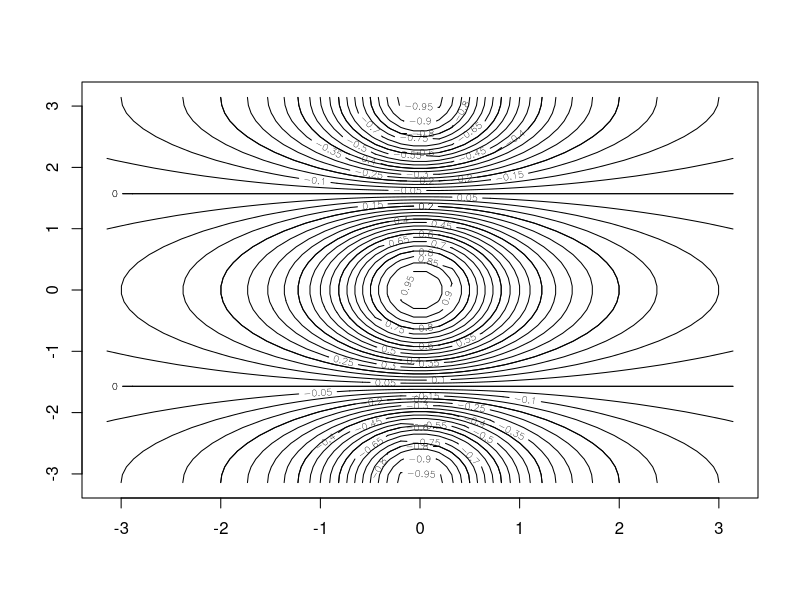
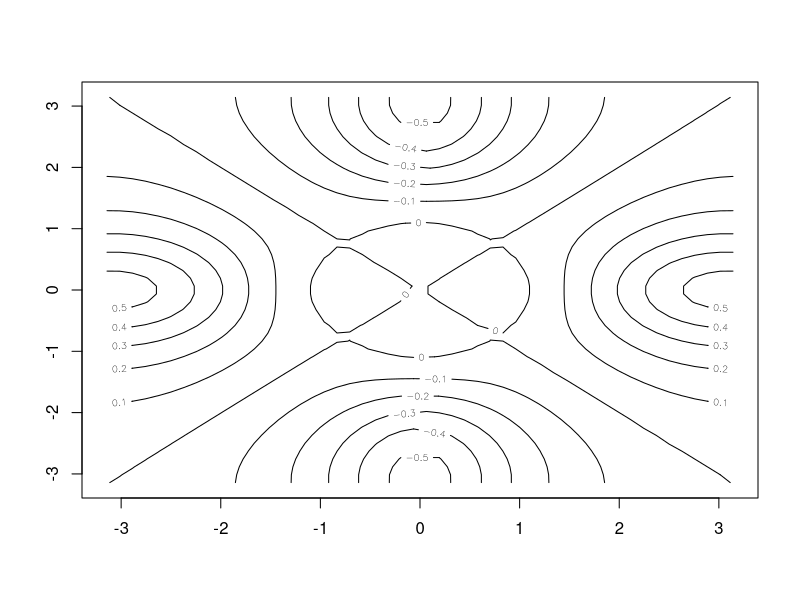
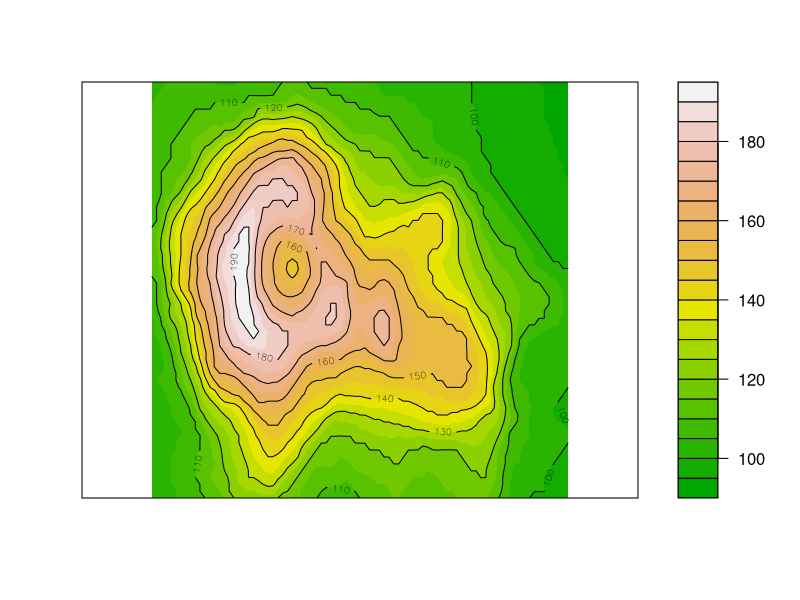
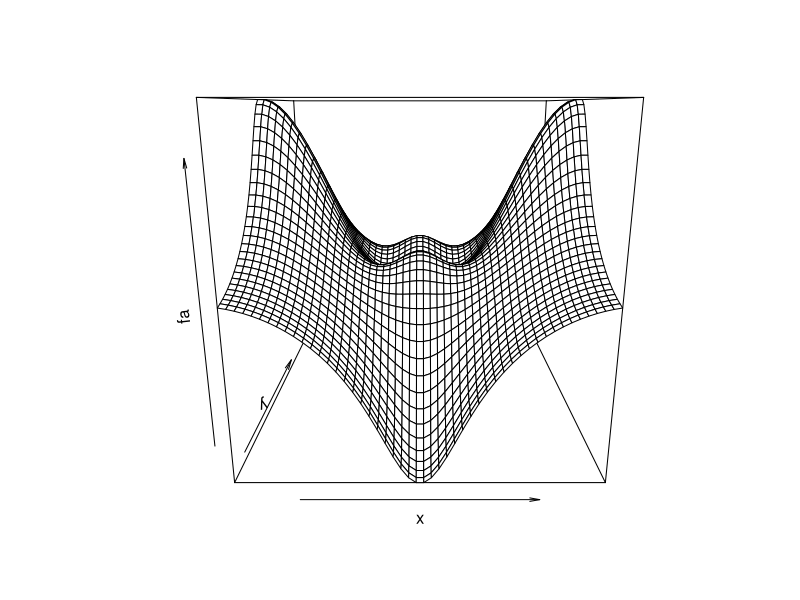
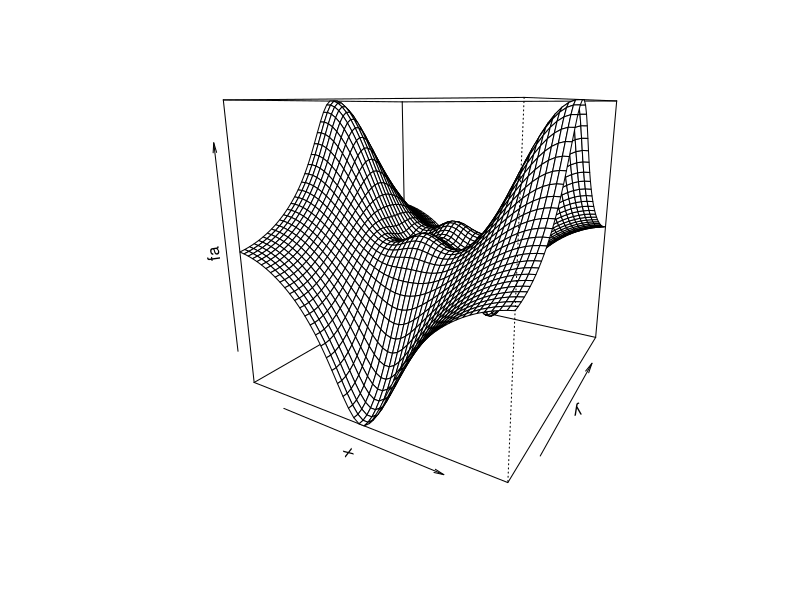
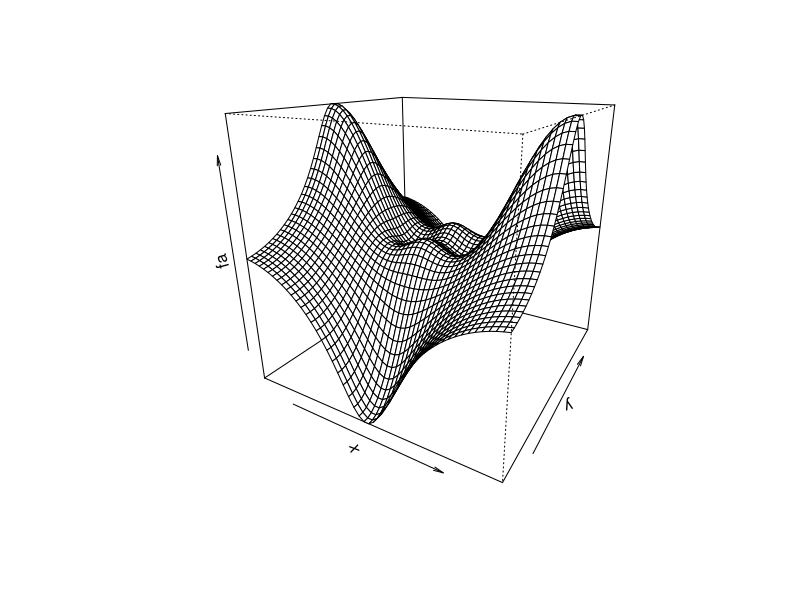
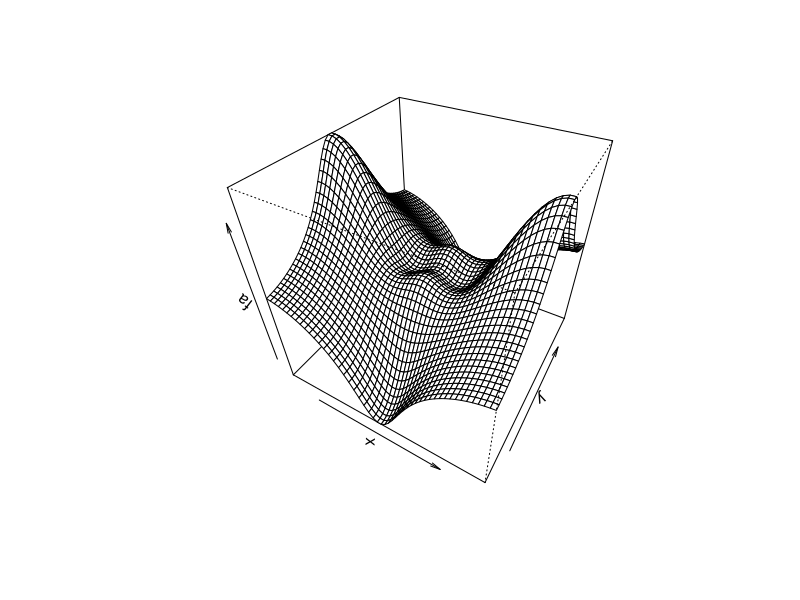
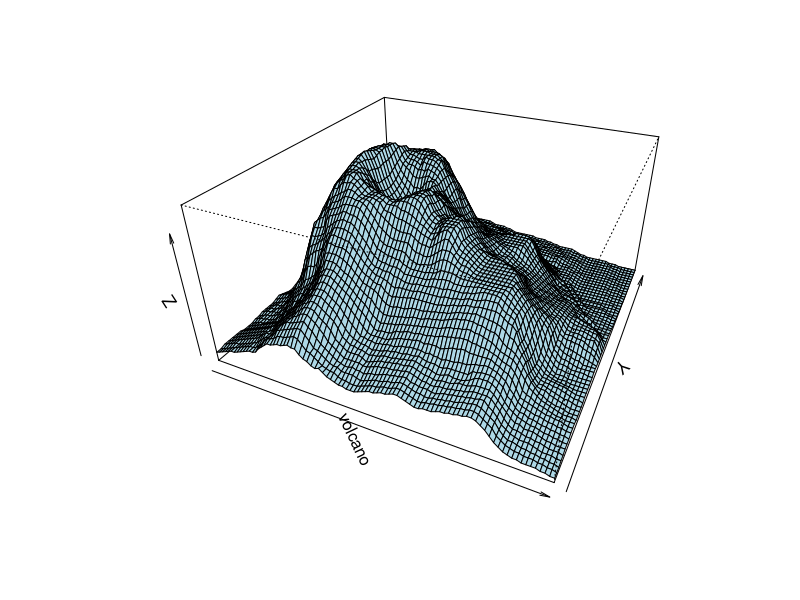

Reproduce these figures in R, in order.
# IN THIS SCRIPT:
# basic contour plot
# filled contour plot
# 3D plot


#----------------------------------------------------------
# BASIC EXAMPLES

x=seq(-pi,pi,length=50)

y=x
f=outer(x,y,function (x,y)cos(y)/(1+x^2))
contour(x,y,f)

contour(x,y,f,nlevels=45, add=T)

fa=(f-t(f))/2
contour (x,y,fa,nlevels=15)




#----------------------------------------------------------
# FILLED CONTOUR PLOT
par(mfrow = c(1,1))
filled.contour(volcano, 
               color=terrain.colors, 
               asp=1,
               plot.axes = contour(volcano, 
                                   add=T)
              )
                

      
#----------------------------------------------------------
# 3D CONTOUR PLOT
# these are like contour plots but with color

x = seq(-pi,pi,length=50) # create sequence
y = x                     # create y
f=outer(x,                # create function for f
        y,
        function (x,y) cos(y)/(1+x^2))

fa=(f-t(f))/2             # create fa value (z dimension value)
        
persp(x,y,fa)   # create 3D map
persp(x,y,fa,theta=30)   # rotated 30 degrees
persp(x,y,fa,theta=30, phi=20)   # tilted down 20 degrees
persp(x,y,fa,theta=30, phi=40)   # tilted down 40 degrees

        
# EXAMPLE         
persp(volcano, 
      theta=25, phi=30, expand=0.5, 
      col="lightblue")       
